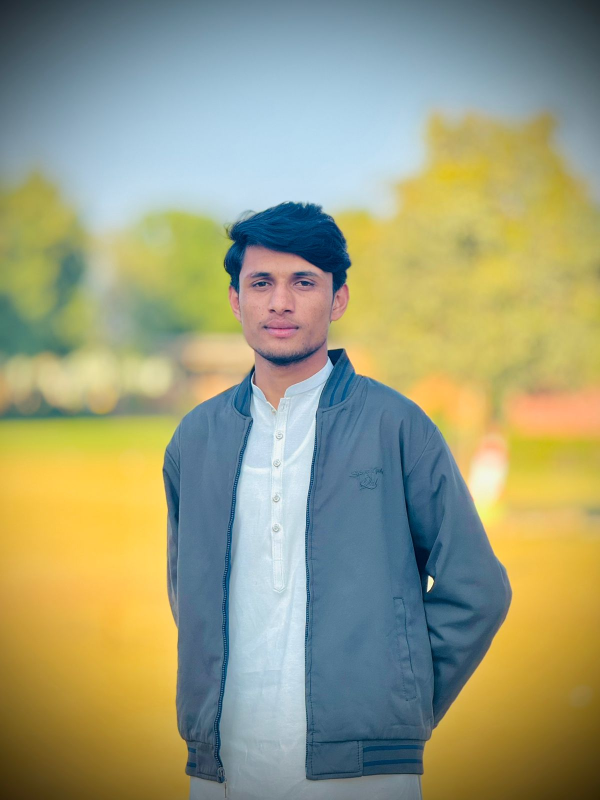
#> input picture umerimg.jpeg, 1200 x 1600 px, found by its file name (shown at 1/2 size)
$ python image_compressor.py
#> lines starting #> are read from the running program, lines starting #| are printed output that depends on the picture
import numpy as np
import matplotlib.pyplot as plt
from PIL import Image

image_name = 'umerimg.jpeg'

try:
    img = Image.open(image_name).convert('L')
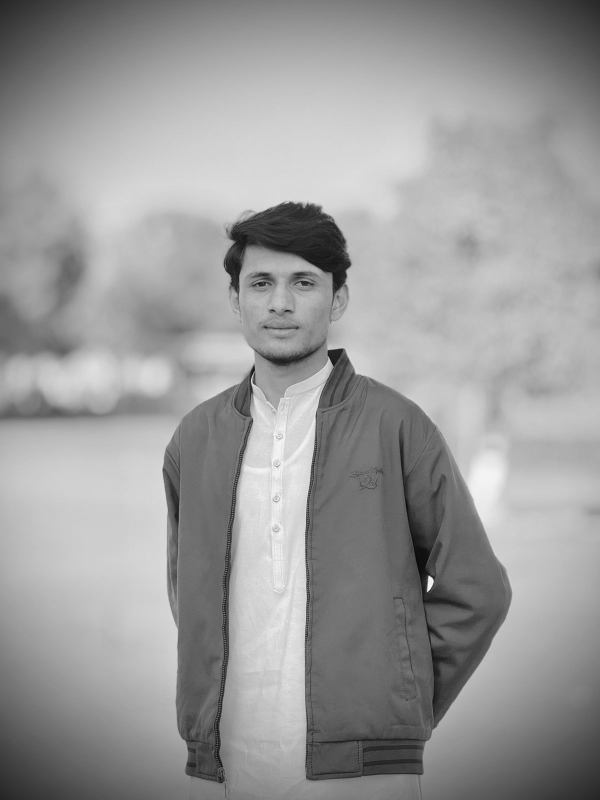
#> img: PIL image 1200x1600 L (shown at 1/2 size); min 4, max 253, mean 153.7
    img.thumbnail((500, 500))
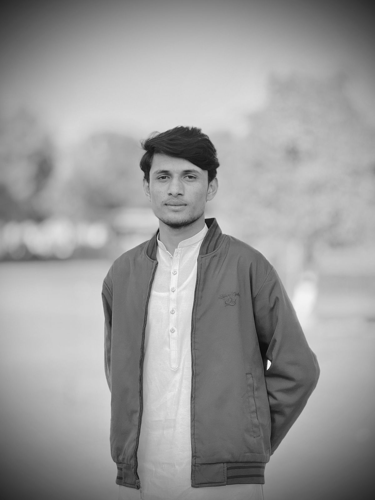
#> img: PIL image 375x500 L; min 10, max 252, mean 153.7
    img_array = np.array(img)

    # SVD calculations
    U, S, V = np.linalg.svd(img_array, full_matrices=False)
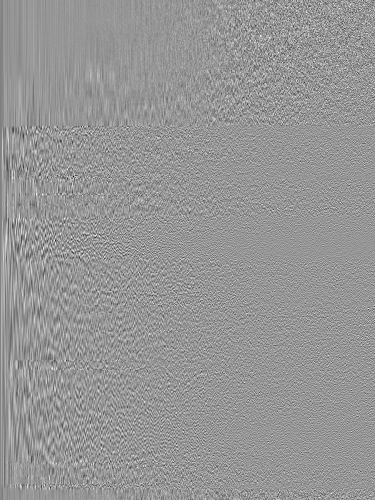
#> U: shape (500, 375) float64; min -0.352, max 0.245, mean -0.00014; drawn with min black and max white
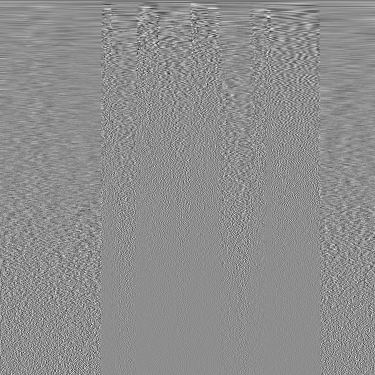
#> V: shape (375, 375) float64; min -0.383, max 0.305, mean -0.000122; drawn with min black and max white
#> S = 375 values, max 67705.7 at index 0, min 1.36 at index 374, mean 372.4

    # --- Naya Function: Storage calculate ---
    def get_info(k):
        m, n = img_array.shape
        # Original elements: m*n
        # Compressed elements: U (m*k) + S (k) + V (k*n)
        compressed_size = k * (m + n + 1)
        original_size = m * n
        ratio = (compressed_size / original_size) * 100
        return ratio

    # --- Expand: Multiple K-values comparison ---
    ks = [5, 25, 50, 150]
    plt.figure(figsize=(16, 9))

    for i, k in enumerate(ks):
        plt.subplot(2, 2, i+1)

        # Reconstruct image
        reconst = np.dot(U[:, :k], np.dot(np.diag(S[:k]), V[:k, :]))

        # Calculate space used
        space_used = get_info(k)

        plt.imshow(reconst, cmap='gray')
        plt.title(f"K = {k} | Space Used: {space_used:.2f}%")
        plt.axis('off')
#> this loop made 4 passes
#> pass 1, `reconst = np.dot(U[:, :k], np.dot(np.diag(S[:k]), V[:k, :]))`:
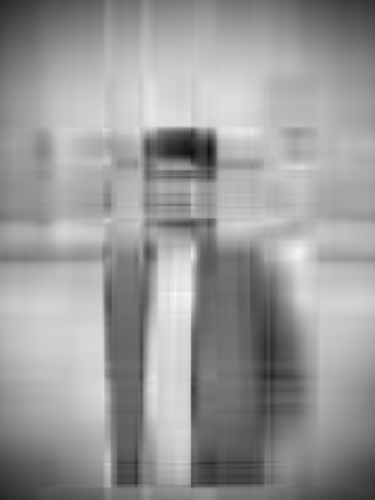
#> reconst: shape (500, 375) float64; min 14.87, max 247.4, mean 153.7

    plt.suptitle("SVD Image Compression Analysis", fontsize=20)
    plt.tight_layout(rect=[0, 0.03, 1, 0.95])

    # ---  Singular Values Decay ---

    plt.figure(figsize=(8, 4))
    plt.plot(S)
    plt.title("Singular Values Magnitude (Importance of Data)")
    plt.xlabel("Index")
    plt.ylabel("Value")

    plt.show()
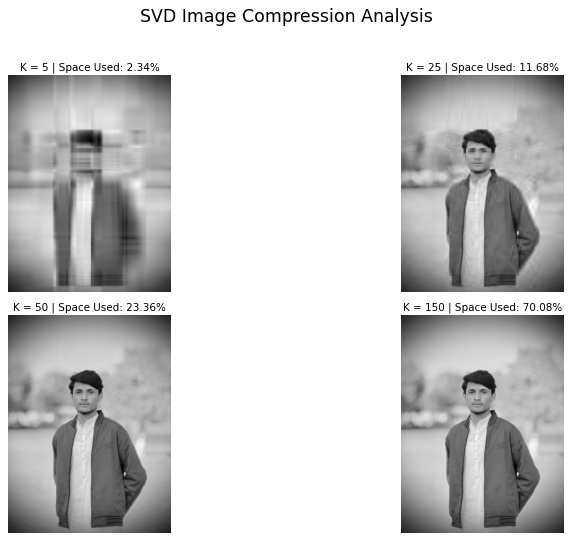
#> figure drawn by matplotlib, 4 panels
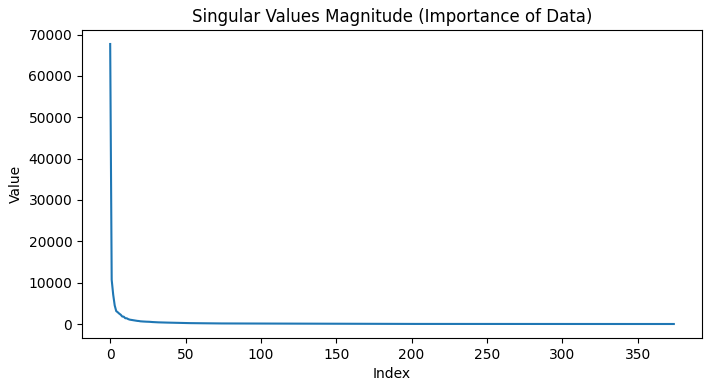
#> figure drawn by matplotlib, 1 panel; curve peaks at x = 0, y = 67705.7

except Exception as e:
    print(f"Problem Occur: {e}")
